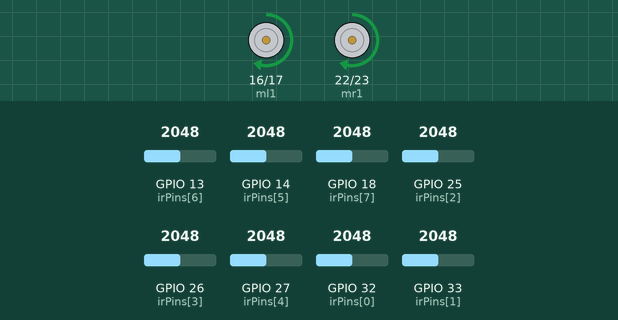
Simulated run of this sketch. Board: ESP32. Parts: motor-driver pin pairs drawn as motors (green arrow = first pin HIGH = forward, orange = second pin HIGH = backward, longer = more drive, scaled by the enable pin). The inputs (shaded band) are chosen by the test bench; at power-on: GPIO 13 (irPins[6]) = 2048, GPIO 25 (irPins[2]) = 2048, GPIO 27 (irPins[4]) = 2048, GPIO 32 (irPins[0]) = 2048, GPIO 33 (irPins[1]) = 2048, GPIO 18 (irPins[7]) = 2048, GPIO 14 (irPins[5]) = 2048, GPIO 26 (irPins[3]) = 2048.

Above: at 3.2 s.
3.3 s: GPIO 13 (irPins[6]) set to 2866
At 3.8 s:
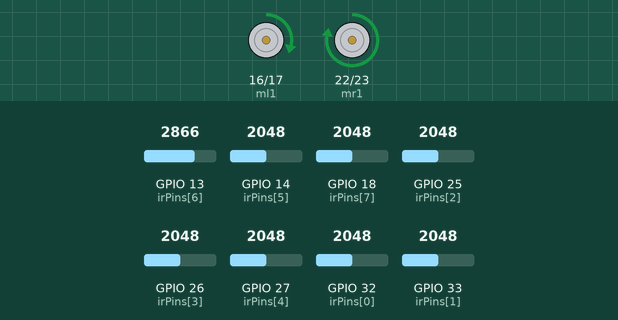
4.8 s: GPIO 25 (irPins[2]) set to 2866
At 6.0 s:
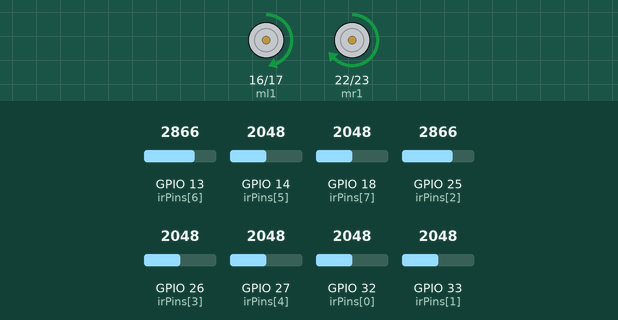
6.3 s: GPIO 27 (irPins[4]) set to 2866
At 7.4 s:
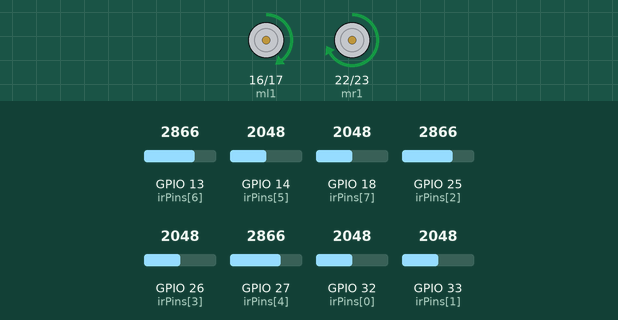
7.8 s: GPIO 32 (irPins[0]) set to 2866
At 8.5 s:
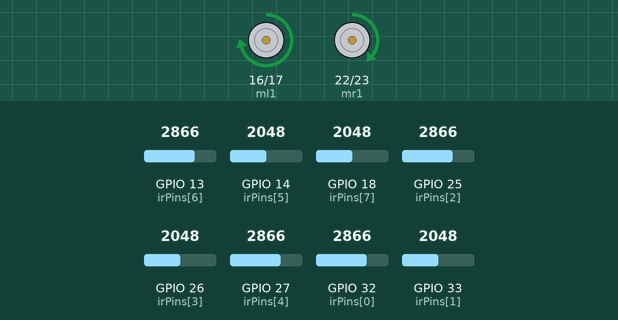
9.3 s: GPIO 33 (irPins[1]) set to 2866
At 9.7 s:
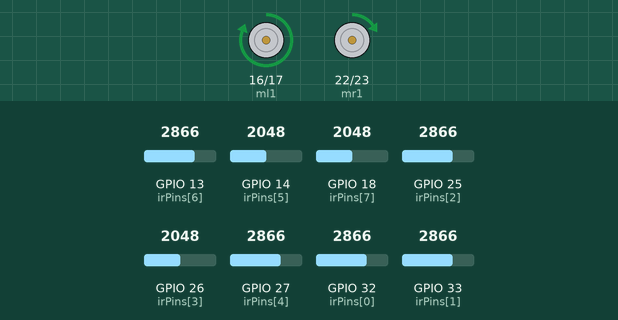
10.8 s: GPIO 18 (irPins[7]) set to 2866
At 11.9 s:
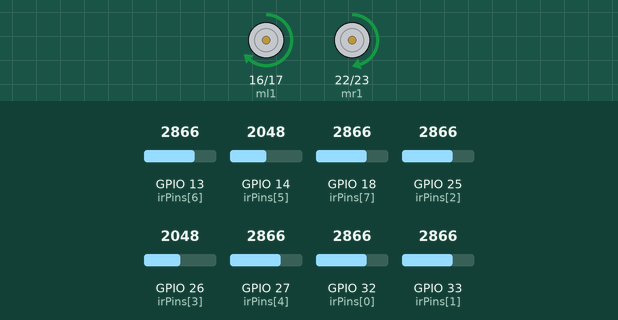
Timing chart, 0 to 13.3 s (numbered marks = the images above; inputs shaded):
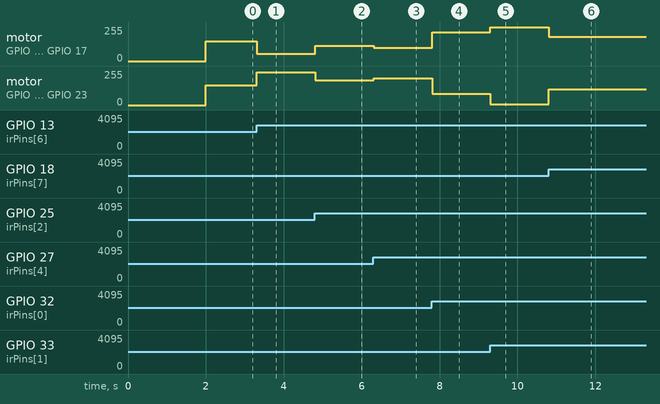

Measured:
- after the input at 3.3 s, motor on GPIO 16 (ml1) / GPIO 17 (ml2): forward 150/255 → forward 56/255 at once; motor on GPIO 22 (mr1) / GPIO 23 (mr2): forward 150/255 → forward 244/255 at once
- after the input at 4.8 s, motor on GPIO 16 (ml1) / GPIO 17 (ml2): forward 56/255 → forward 114/255 at once; motor on GPIO 22 (mr1) / GPIO 23 (mr2): forward 244/255 → forward 186/255 at once
- after the input at 6.3 s, motor on GPIO 16 (ml1) / GPIO 17 (ml2): forward 114/255 → forward 98/255 at once; motor on GPIO 22 (mr1) / GPIO 23 (mr2): forward 186/255 → forward 202/255 at once
- after the input at 7.8 s, motor on GPIO 16 (ml1) / GPIO 17 (ml2): forward 98/255 → forward 217/255 at once; motor on GPIO 22 (mr1) / GPIO 23 (mr2): forward 202/255 → forward 83/255 at once
- after the input at 9.3 s, motor on GPIO 16 (ml1) / GPIO 17 (ml2): forward 217/255 → forward 255/255 at once; motor on GPIO 22 (mr1) / GPIO 23 (mr2): forward 83/255 → forward 6/255 at once
- after the input at 10.8 s, motor on GPIO 16 (ml1) / GPIO 17 (ml2): forward 255/255 → forward 181/255 at once; motor on GPIO 22 (mr1) / GPIO 23 (mr2): forward 6/255 → forward 119/255 at once

The sketch:

FLF.ino
```cpp
// Pin definition
int mr1=22;  //motor right 1
int mr2=23;  //motor right 2
int ml1=16;   //motor left 1
int ml2=17;
int enr=21;
int enl=19;

const int irPins[8] = {32, 33 ,25 ,26 ,27 ,14 ,13, 18};
int threshold=200;

int P, D, I, previousError, PIDvalue, error;
int lsp, rsp;
int lfspeed = 150;
int tdelay=20;

float Kp = 0;
float Kd = 0;
float Ki = 0;

void setup() {
  Serial.begin(115200);

  for (int i = 0; i < 8; i++) {
    pinMode(irPins[i], INPUT);
  }
  pinMode(mr1,OUTPUT);
  pinMode(mr2,OUTPUT);
  pinMode(ml1,OUTPUT);
  pinMode(ml2,OUTPUT);

 delay(2000);
}

void loop() {

    int ir1=analogRead(irPins[0]);
    int ir2=analogRead(irPins[1]);
    int ir3=analogRead(irPins[2]);  //detect black line (3cm)
    int ir4=analogRead(irPins[3]);  //detect black line
    int ir5=analogRead(irPins[4]);
    int ir6=analogRead(irPins[5]);
    int ir7=analogRead(irPins[6]);
    int ir8=analogRead(irPins[7]);

    int weighted = ir1*1000 + ir2*2000 + ir3*3000 + ir4*4000 + ir5*5000 + ir6*6000 + ir7*7000 + ir8*8000;
    int sum = ir1 + ir2 + ir3 + ir4 + ir5 + ir6 + ir7 + ir8;
    int position = weighted/sum;
    int set = 4500;
    int error = set - position;

    if (ir1 > threshold && ir8 < threshold){
      lsp = 0; rsp = lfspeed;
      right(255,255);
      delay(5);

    }
    else if ((ir1 < threshold ) && (ir8 > threshold)){
      lsp = lfspeed; rsp = 0;
      left(255, 255);
      delay(5);

    }
    else if (ir2 > threshold && ir7 < threshold){
      lsp = 0; rsp = lfspeed;
      right(255,255);
      delay(5);

    }
    else if ((ir2 < threshold ) && (ir7 > threshold)){
      lsp = lfspeed; rsp = 0;
      left(255, 255);
      delay(5);

    }
    else if (ir4 > threshold || ir5 > threshold){  //black
      Kp = 0.8; //0.8
      Kd =8; //8
      Ki = 0; //0.001
      linefollow(error);
    }
    else if (ir1 < threshold && ir2 < threshold && ir3 < threshold && ir4 < threshold && ir5 < threshold && ir6 < threshold && ir7 < threshold && ir8 < threshold){
      forward(100, 100);
      delay(10);
      forward(60, 0);
      delay(10);
    }
 }

void linefollow(int error){

  P = error;
  I = I + error;
  D = error - previousError;

  PIDvalue = (Kp * P) + (Ki * I) + (Kd * D);
  previousError = error;

  lsp = lfspeed - PIDvalue;
  rsp = lfspeed + PIDvalue;

  if (lsp > 255) {
    lsp = 255;
  }
  if (lsp < 0) {
    lsp = 0;
  }
  if (rsp > 255) {
    rsp = 255;
  }
  if (rsp < 0) {
    rsp = 0;
  }
  forward(lsp, rsp);
  delay(2);
}

void forward(int s1, int s2){
    digitalWrite(mr1,HIGH);
    digitalWrite(mr2,LOW);
    digitalWrite(ml1,HIGH);
    digitalWrite(ml2,LOW);
    analogWrite (enr,s1);
    analogWrite (enl,s2);
 }

void backward(int s1, int s2){
    digitalWrite(mr1,LOW);
    digitalWrite(mr2,HIGH);
    digitalWrite(ml1,LOW);
    digitalWrite(ml2,HIGH);
    analogWrite (enr,s1);
    analogWrite (enl,s2);
   }

void right(int s1, int s2){
    digitalWrite(mr1,LOW);
    digitalWrite(mr2,HIGH);
    digitalWrite(ml1,HIGH);
    digitalWrite(ml2,LOW);
    analogWrite (enr,s1);
    analogWrite (enl,s2);
    delay(tdelay);
 }

void left(int s1, int s2){
    digitalWrite(mr1,HIGH);
    digitalWrite(mr2,LOW);
    digitalWrite(ml1,LOW);
    digitalWrite(ml2,HIGH);
    analogWrite(enr,s1);
    analogWrite(enl,s2);
    delay(tdelay);
}

void stop(){
    analogWrite(enr,0);
    analogWrite(enl,0);
 }
```
